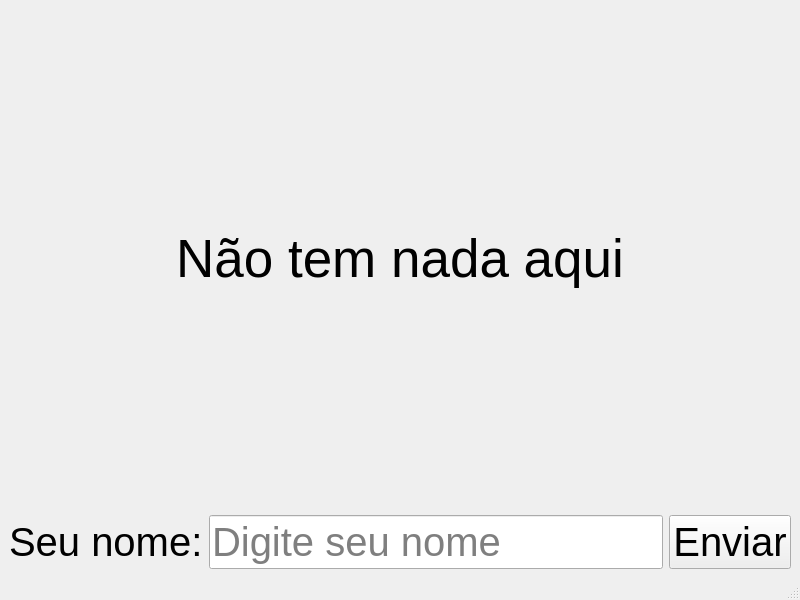
<?xml version="1.0" encoding="UTF-8"?>
<ui version="4.0">
 <class>MainWindow</class>
 <widget class="QMainWindow" name="MainWindow">
  <property name="geometry">
   <rect>
    <x>0</x>
    <y>0</y>
    <width>800</width>
    <height>600</height>
   </rect>
  </property>
  <property name="windowTitle">
   <string>MainWindow</string>
  </property>
  <widget class="QWidget" name="centralwidget">
   <layout class="QHBoxLayout" name="horizontalLayout">
    <item>
     <layout class="QGridLayout" name="gridLayout">
      <item row="0" column="0">
       <widget class="QLabel" name="labelResult">
        <property name="font">
         <font>
          <pointsize>40</pointsize>
         </font>
        </property>
        <property name="layoutDirection">
         <enum>Qt::LeftToRight</enum>
        </property>
        <property name="text">
         <string>Não tem nada aqui</string>
        </property>
        <property name="alignment">
         <set>Qt::AlignCenter</set>
        </property>
       </widget>
      </item>
      <item row="1" column="0">
       <layout class="QGridLayout" name="gridLayout_2">
        <item row="0" column="1">
         <widget class="QLineEdit" name="lineName">
          <property name="font">
           <font>
            <pointsize>30</pointsize>
           </font>
          </property>
          <property name="placeholderText">
           <string>Digite seu nome</string>
          </property>
         </widget>
        </item>
        <item row="0" column="0">
         <widget class="QLabel" name="labelName">
          <property name="font">
           <font>
            <pointsize>30</pointsize>
           </font>
          </property>
          <property name="text">
           <string>Seu nome:</string>
          </property>
         </widget>
        </item>
        <item row="0" column="2">
         <widget class="QPushButton" name="buttonSend">
          <property name="font">
           <font>
            <pointsize>30</pointsize>
           </font>
          </property>
          <property name="text">
           <string>Enviar</string>
          </property>
         </widget>
        </item>
       </layout>
      </item>
     </layout>
    </item>
   </layout>
  </widget>
  <widget class="QMenuBar" name="menubar">
   <property name="geometry">
    <rect>
     <x>0</x>
     <y>0</y>
     <width>800</width>
     <height>22</height>
    </rect>
   </property>
  </widget>
  <widget class="QStatusBar" name="statusbar"/>
 </widget>
 <resources/>
 <connections/>
</ui>
